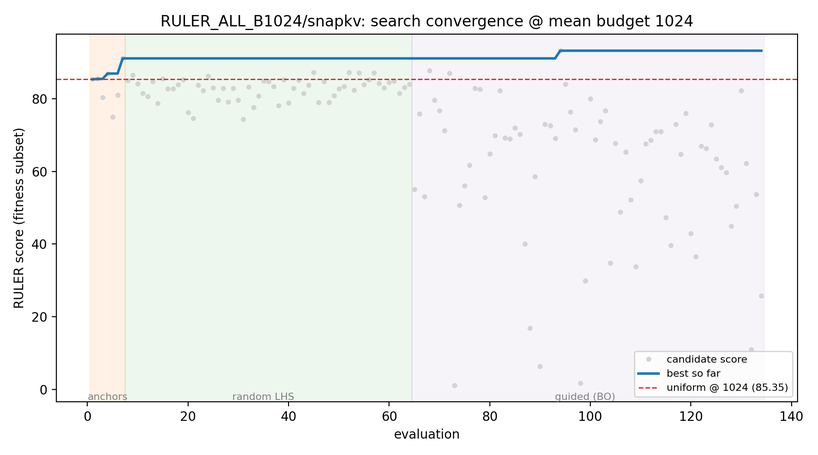
#> input picture ARR_Oct_12_Submission/acl-style-files-master/figures/convergence.png, 818 x 455 px, shrunk from 1800 x 1000 before the run
$ python create_figure3_improved.py
#> lines starting #> are read from the running program, lines starting #| are printed output that depends on the picture
#!/usr/bin/env python3
"""Improve Figure 3: Create a properly sized 2-panel figure with convergence + profiles."""

import matplotlib.pyplot as plt
from PIL import Image
import matplotlib.gridspec as gridspec

# Load the two existing images
convergence_img = Image.open('figures/convergence.png')
#> convergence_img is the input picture: PIL image 818x455 RGBA; mean R, G, B, A 241.5, 242.6, 241.9, 255
profiles_img = Image.open('figures/config_profiles.png')
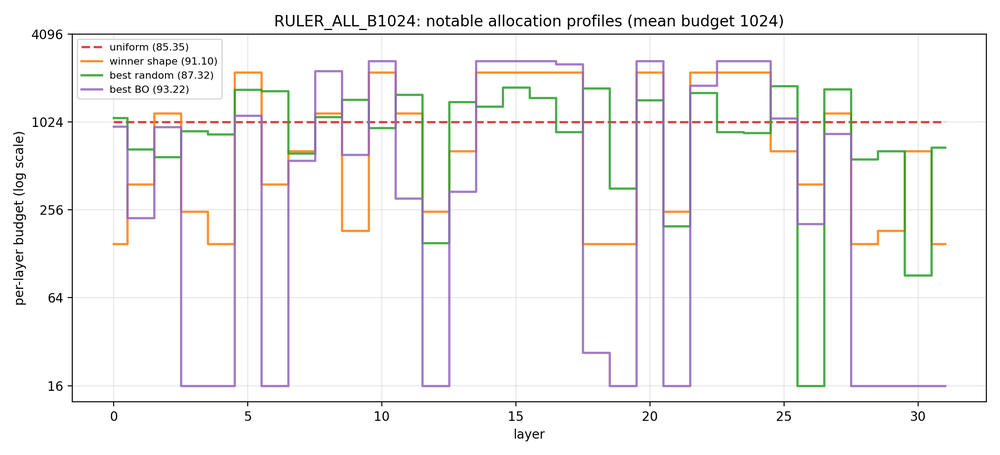
#> input picture ARR_Oct_12_Submission/acl-style-files-master/figures/config_profiles.png, 1000 x 455 px, shrunk from 2200 x 1000 before the run
#> profiles_img is the input picture: PIL image 1000x455 RGBA; mean R, G, B, A 246.5, 245.5, 245.5, 255

# Create a new figure with 1 row, 2 columns
fig = plt.figure(figsize=(14, 5))
gs = gridspec.GridSpec(1, 2, width_ratios=[1, 1], wspace=0.25)

# Left panel: Convergence
ax1 = fig.add_subplot(gs[0, 0])
ax1.imshow(convergence_img)
ax1.axis('off')
ax1.text(0.5, -0.08, '(a) BO Convergence', transform=ax1.transAxes,
         ha='center', va='top', fontsize=11, fontweight='bold')

# Right panel: Config profiles (make taller)
ax2 = fig.add_subplot(gs[0, 1])
ax2.imshow(profiles_img)
ax2.axis('off')
ax2.text(0.5, -0.08, '(b) Per-Layer Budget Profiles', transform=ax2.transAxes,
         ha='center', va='top', fontsize=11, fontweight='bold')

# Overall title
fig.suptitle('Search Efficiency and Budget Allocation Strategies',
             fontsize=12, fontweight='bold', y=0.98)

plt.tight_layout(rect=[0, 0, 1, 0.96])
plt.savefig('figures/figure3_convergence_profiles.pdf', dpi=300, bbox_inches='tight',
            format='pdf', facecolor='white', pad_inches=0.2)
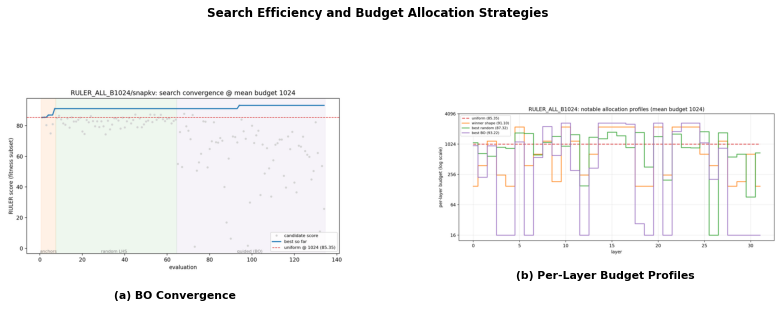
#> figure drawn by matplotlib, 2 panels
print("✓ Figure 3 (improved 2-panel layout) saved as PDF")

plt.savefig('figures/figure3_convergence_profiles.png', dpi=150, bbox_inches='tight',
            format='png', facecolor='white', pad_inches=0.2)
print("✓ Figure 3 (PNG preview) saved")

plt.close()
